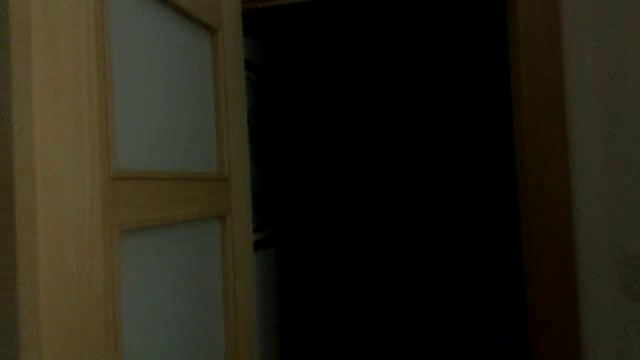
#> input picture frame 259 of Media/Night_Vision_with_Face_Recognition.avi, 640 x 360 px, given in place of the camera
$ jupyter execute OpenCVTests.ipynb   (text cells are left out)
#> lines starting #> are read from the running program, lines starting #| are printed output that depends on the picture
[cell 1]
import sys
print("Mi version de Python es " + sys.version)
import cv2
print("Mi version de OpenCV es " + cv2.__version__)

[cell 2]
import cv2

cap = cv2.VideoCapture(0)                           #Si utilizo 0, utiliza la primera camara que haya en el sistema

while True:

    ret, frame = cap.read()                         #La variable ret tiene un valor booleano si recibe o no señal de video
#> frame is the input picture: shape (360, 640, 3); mean B, G, R 19.6, 30.7, 33.8
    gray = cv2.cvtColor(frame, cv2.COLOR_BGR2GRAY)  #Convierte en grises con la sig ecuacion = 0.299*R + 0.587*G + 0.114*B
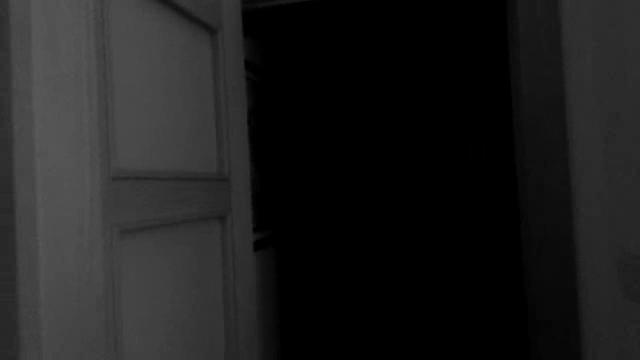
#> gray: shape (360, 640); min 0, max 89, mean 30.3

    frame = cv2.flip(frame, 1);                     #Refleja la webcam para que parezca un espejo
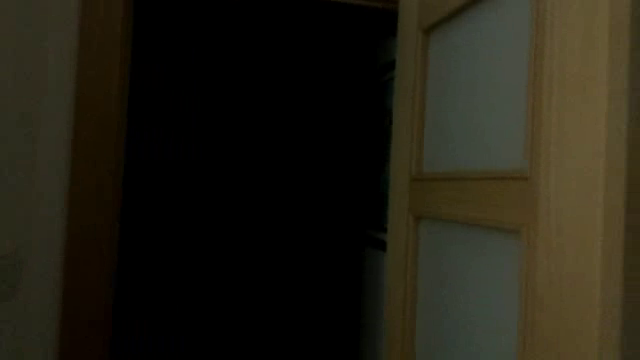
#> frame: shape (360, 640, 3); mean B, G, R 19.6, 30.7, 33.8
    #frame = cv2.flip(frame, -1);                   #Gira la webcam 180grados
    gray = cv2.flip(gray, 1)                        #Refleja la webcam que está en gris
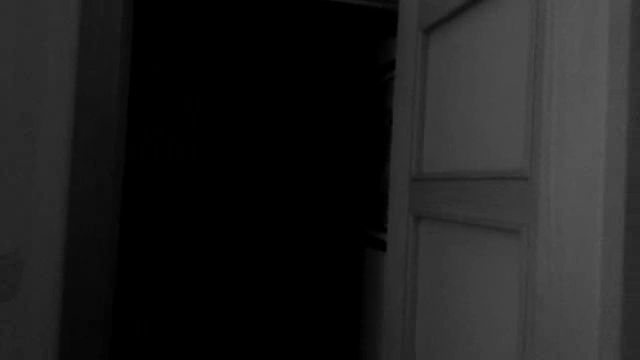
#> gray: shape (360, 640); min 0, max 89, mean 30.3

    cv2.imshow('Video de Marco', frame)             #Enseña frame con el nombre video de Marco
    cv2.imshow('Video de Marco en Gris', gray)      #Enseña frame con el nombre video de Marco en Gris

    if cv2.waitKey(1) & 0xFF == ord('q'):           #Necesario para poder salir de las ventanas
#> (key q is pressed here)
        break

# Cuando haya terminado de verme, cierro todas las ventanas
cap.release()
cv2.destroyAllWindows()

[cell 3]
import cv2

cap = cv2.VideoCapture(0)                           #Si utilizo 0, utiliza la primera camara que haya en el sistema

def change_res(width, height):
    cap.set(3, width)
    cap.set(4, height)

change_res(320,180)

while True:

    ret, frame = cap.read()                         #La variable ret tiene un valor booleano si recibe o no señal de video
    gray = cv2.cvtColor(frame, cv2.COLOR_BGR2GRAY)  #Convierte en grises con la sig ecuacion = 0.299*R + 0.587*G + 0.114*B

    frame = cv2.flip(frame, 1);                     #Refleja la webcam para que parezca un espejo
    #frame = cv2.flip(frame, -1);                   #Gira la webcam 180grados
    gray = cv2.flip(gray, 1)                        #Refleja la webcam que está en gris

    cv2.imshow('Video de Marco', frame)             #Enseña frame con el nombre video de Marco
    cv2.imshow('Video de Marco en Gris', gray)      #Enseña frame con el nombre video de Marco en Gris

    if cv2.waitKey(1) & 0xFF == ord('q'):           #Necesario para poder salir de las ventanas
#> (key q is pressed here)
        break

# Cuando haya terminado de verme, cierro todas las ventanas
cap.release()
cv2.destroyAllWindows()

[cell 4]
import cv2

filename = 'video.avi'
frames_per_second = 24.0
res = '720p'

cap = cv2.VideoCapture(0)
fourcc = cv2.VideoWriter_fourcc(*"XVID")                        #four character code, un identificador de codecs de video
out = cv2.VideoWriter("Output.avi", fourcc, 20.0, (640,480))    #Instrucción de video para guardar los datos, el 20 son fps

while True:

    ret, frame = cap.read()                         #La variable ret tiene un valor booleano si recibe o no señal de video
    gray = cv2.cvtColor(frame, cv2.COLOR_BGR2GRAY)  #Convierte en grises con la sig ecuacion = 0.299*R + 0.587*G + 0.114*B

    frame = cv2.flip(frame, 1);                     #Refleja la webcam para que parezca un espejo
    #frame = cv2.flip(frame, -1);                   #Gira la webcam 180grados
    gray = cv2.flip(gray, 1)                        #Refleja la webcam que está en gris

    cv2.imshow('Video de Marco', frame)             #Enseña frame con el nombre video de Marco
    cv2.imshow('Video de Marco en Gris', gray)      #Enseña frame con el nombre video de Marco en Gris

    if cv2.waitKey(1) & 0xFF == ord('q'):           #Necesario para poder salir de las ventanas
#> (key q is pressed here)
        break

# Cuando haya terminado de verme, cierro todas las ventanas
cap.release()
cv2.destroyAllWindows()

[cell 5]
import cv2
import sys
import numpy as np

faceCascade = cv2.CascadeClassifier("haarcascade_frontalface_default.xml")
eyeCascade = cv2.CascadeClassifier("haarcascade_eye.xml")

video_capture = cv2.VideoCapture(0)

while True:
    # Capture frame-by-frame
    ret, frame = video_capture.read()
    #frame = cv2.flip(frame, 90);             #Refleja la webcam para que parezca un espejo
    frame = cv2.flip(frame, -1);             #Refleja la webcam para que parezca un espejo
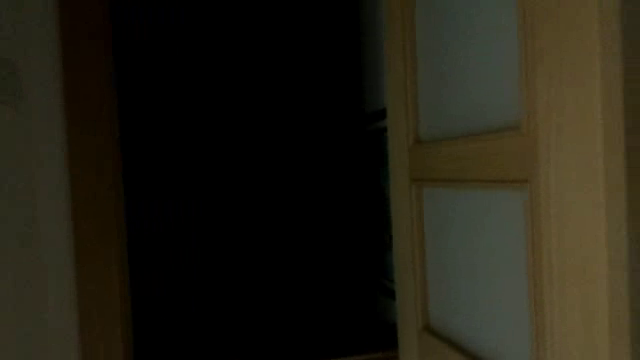
#> frame: shape (360, 640, 3); mean B, G, R 19.6, 30.7, 33.8

    #frame = np.full((100,80,3), 12, dtype = np.uint8)
    gray = cv2.cvtColor(frame, cv2.COLOR_BGR2GRAY)
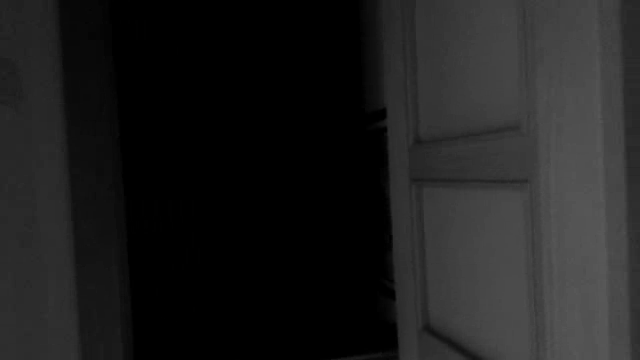
#> gray: shape (360, 640); min 0, max 89, mean 30.3

    faces = faceCascade.detectMultiScale(
        gray,
        scaleFactor=1.1,                     #Se usa un 10% de escala en cada paso de la cascada de Haar, si aumento a 1.2 es mas rapido pero menos exhaustivo
        minNeighbors=5,
        minSize=(30, 30),
        flags=cv2.CASCADE_SCALE_IMAGE
    )
#> faces = ()

    eyes = eyeCascade.detectMultiScale(
        gray,
        scaleFactor=1.1,
        minNeighbors=5,
        minSize=(30,30),
        flags=cv2.CASCADE_SCALE_IMAGE
    )
#> eyes = ()

    # Draw a rectangle around the faces
    for (x, y, w, h) in faces:
        cv2.rectangle(frame, (x, y), (x+w, y+h), (0, 255, 0), 2)
        cv2.putText(frame, "Cara", (x, y - 20),
            cv2.FONT_HERSHEY_COMPLEX, 1, (0, 255, 0), 2)
#> this loop made 0 passes

    #Draw a rectangle around the eyes
    for (x, y, w, h) in eyes:
        cv2.rectangle(frame, (x, y), (x+w, y+h), (0, 0, 255), 2)
        cv2.putText(frame, "Ojo", (x, y - 20),
            cv2.FONT_HERSHEY_COMPLEX, 1, (0, 0, 255), 2)

    # Display the resulting frame
    cv2.imshow('Video', frame)

    if cv2.waitKey(1) & 0xFF == ord('q'):
#> (key q is pressed here)
        break

# When everything is done, release the capture
video_capture.release()
cv2.destroyAllWindows()

[cell 6]
import cv2
import sys
import numpy as np

faceCascade = cv2.CascadeClassifier("haarcascade_frontalface_default.xml")
#eyeCascade = cv2.CascadeClassifier("haarcascade_eye.xml")
#noseCascade = cv2.CascadeClassifier("haarcascade_mcs_nose.xml")

video_capture = cv2.VideoCapture(0)

def change_res(width, height):
    video_capture.set(3, width)
    video_capture.set(4, height)

#change_res(320,180)                        #16:9
change_res(640,360)                         #16:9  En raspberry va mejor con las resoluciones mas bajas
#change_res(640,480)                        #4:3
#change_res(320,240)                        #4:3

while True:
    # Capture frame-by-frame
    ret, frame = video_capture.read()
    frame = cv2.flip(frame, 90);             #Refleja la webcam para que parezca un espejo

    #frame = np.full((100,80,3), 12, dtype = np.uint8)
    gray = cv2.cvtColor(frame, cv2.COLOR_BGR2GRAY)

    faces = faceCascade.detectMultiScale(
        gray,
        scaleFactor=1.3,                     #Se usa un 30% de escala en cada paso de la cascada de Haar, si aumento a 1.5 es mas rapido pero menos exhaustivo
        minNeighbors=5,
        maxSize=(300, 300),                  #100, 100 va bien para mas de un metro de dsitancia
        minSize=(3, 3),                      #3, 3 ya no detecta a unos 3 metros
        flags=cv2.CASCADE_SCALE_IMAGE
    )

    # Draw a rectangle around the faces
    for (x, y, w, h) in faces:
        cv2.rectangle(frame, (x, y), (x+w, y+h), (0, 255, 0), 2)
        cv2.putText(frame, "Cara", (x, y - 20),
            cv2.FONT_HERSHEY_COMPLEX, 1, (0, 255, 0), 2)

    # Display the resulting frame
    cv2.namedWindow('Video', cv2.WND_PROP_FULLSCREEN)
    cv2.setWindowProperty('Video', cv2.WND_PROP_FULLSCREEN,cv2.WINDOW_FULLSCREEN)
    cv2.imshow('Video', frame)

    if cv2.waitKey(1) & 0xFF == ord('q'):
#> (key q is pressed here)
        break

# When everything is done, release the capture
video_capture.release()
cv2.destroyAllWindows()

[cell 7]
import cv2
import sys
import numpy as np

faceCascade = cv2.CascadeClassifier("haarcascade_frontalface_default.xml")


video_capture = cv2.VideoCapture(0)

fourcc = cv2.VideoWriter_fourcc(*"XVID")                        #four character code, un identificador de codecs de video
#> fourcc = 1145656920
out = cv2.VideoWriter("salida.avi", fourcc, 20.0, (640,360))    #Instrucción de video para guardar los datos, el 20 son fps


def change_res(width, height):
    video_capture.set(3, width)
    video_capture.set(4, height)

change_res(640,360)                         #16:9  En raspberry va mejor con las resoluciones mas bajas

while True:
    # Capture frame-by-frame
    ret, frame = video_capture.read()
    frame = cv2.flip(frame, 90);             #Refleja la webcam para que parezca un espejo

    #frame = np.full((100,80,3), 12, dtype = np.uint8)
    gray = cv2.cvtColor(frame, cv2.COLOR_BGR2GRAY)

    faces = faceCascade.detectMultiScale(
        gray,
        scaleFactor=1.3,                     #Se usa un 30% de escala en cada paso de la cascada de Haar, si aumento a 1.5 es mas rapido pero menos exhaustivo
        minNeighbors=5,
        maxSize=(300, 300),                  #100, 100 va bien para mas de un metro de dsitancia
        minSize=(3, 3),                      #3, 3 ya no detecta a unos 3 metros
        flags=cv2.CASCADE_SCALE_IMAGE
    )

    # Draw a rectangle around the faces
    for (x, y, w, h) in faces:
        cv2.rectangle(frame, (x, y), (x+w, y+h), (0, 255, 0), 2)
        #cv2.putText(frame, "Cara", (x, y - 20),
        #    cv2.FONT_HERSHEY_COMPLEX, 1, (0, 255, 0), 2)

    # Display the resulting frame
    #cv2.namedWindow('Video', cv2.WND_PROP_FULLSCREEN)
    #cv2.setWindowProperty('Video', cv2.WND_PROP_FULLSCREEN,cv2.WINDOW_FULLSCREEN)
    cv2.imshow('Video', frame)
    out.write(frame)

    if cv2.waitKey(1) & 0xFF == ord('q'):
#> (key q is pressed here)
        break

# When everything is done, release the capture
video_capture.release()
out.release()
cv2.destroyAllWindows()

$ run again, starting later in the video
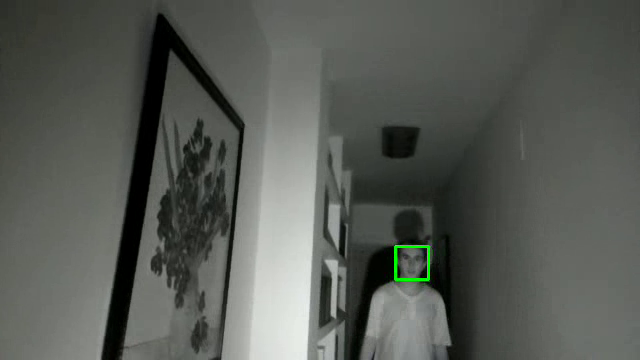
#> input picture frame 1166 of Media/Night_Vision_with_Face_Recognition.avi, 640 x 360 px, given in place of the camera
#> frame is the input picture: shape (360, 640, 3); mean B, G, R 84.7, 90.2, 87
#> `frame = cv2.flip(frame, 1);`:
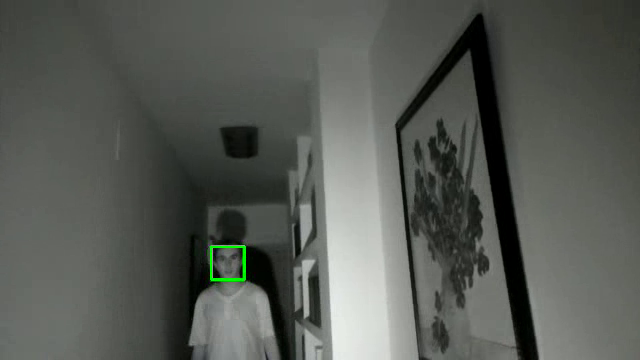
#> frame: shape (360, 640, 3); mean B, G, R 84.7, 90.2, 87
#> `frame = cv2.flip(frame, -1);`:
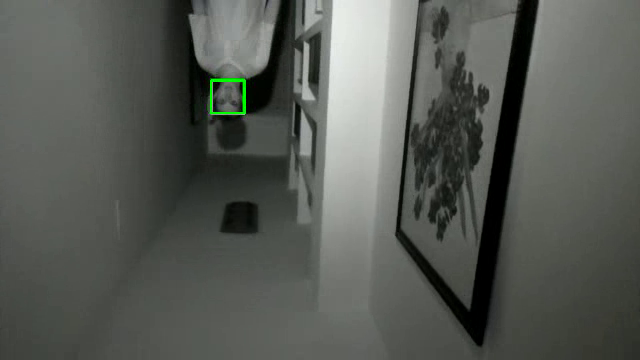
#> frame: shape (360, 640, 3); mean B, G, R 84.7, 90.2, 87
#> faces = ()
#> fourcc = 1145656920

$ run again, starting later in the video
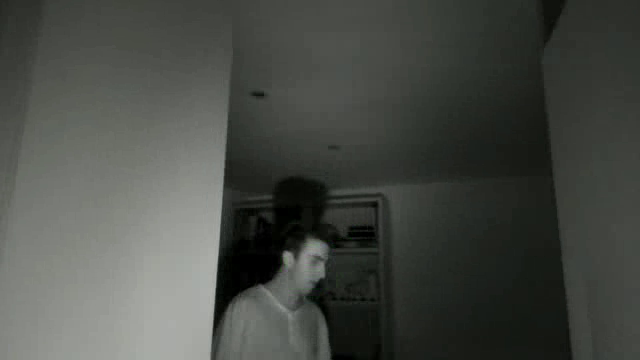
#> input picture frame 2074 of Media/Night_Vision_with_Face_Recognition.avi, 640 x 360 px, given in place of the camera
#> frame is the input picture: shape (360, 640, 3); mean B, G, R 68.9, 74.1, 71.2
#> `frame = cv2.flip(frame, 1);`:
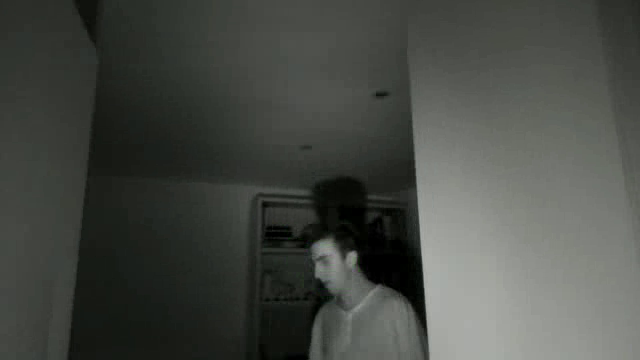
#> frame: shape (360, 640, 3); mean B, G, R 68.9, 74.1, 71.2
#> `frame = cv2.flip(frame, -1);`:
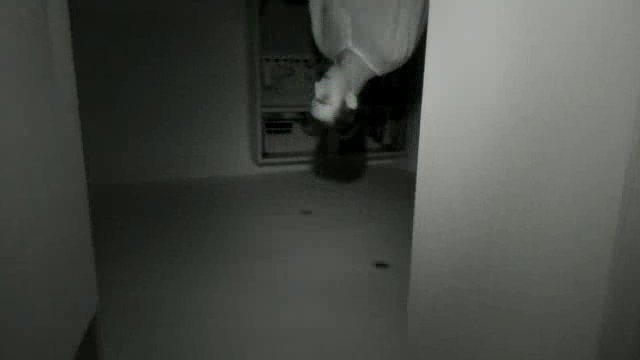
#> frame: shape (360, 640, 3); mean B, G, R 68.9, 74.1, 71.2
#> faces = ()
#> fourcc = 1145656920
